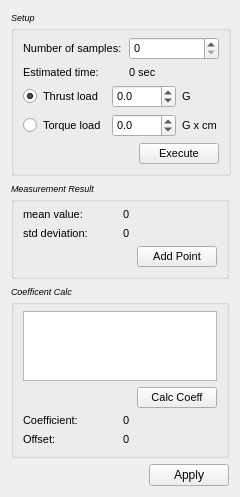
<?xml version="1.0" encoding="UTF-8"?>
<ui version="4.0">
 <class>FormCalibration</class>
 <widget class="QWidget" name="FormCalibration">
  <property name="geometry">
   <rect>
    <x>0</x>
    <y>0</y>
    <width>240</width>
    <height>493</height>
   </rect>
  </property>
  <property name="minimumSize">
   <size>
    <width>240</width>
    <height>0</height>
   </size>
  </property>
  <property name="windowTitle">
   <string>Form</string>
  </property>
  <layout class="QVBoxLayout" name="verticalLayout_4">
   <item>
    <widget class="QGroupBox" name="groupBox">
     <property name="minimumSize">
      <size>
       <width>220</width>
       <height>0</height>
      </size>
     </property>
     <property name="maximumSize">
      <size>
       <width>16777215</width>
       <height>16777215</height>
      </size>
     </property>
     <property name="font">
      <font>
       <pointsize>7</pointsize>
       <italic>true</italic>
      </font>
     </property>
     <property name="title">
      <string>Setup</string>
     </property>
     <layout class="QGridLayout" name="gridLayout">
      <item row="1" column="0">
       <layout class="QGridLayout" name="gridLayout_2">
        <item row="1" column="2">
         <widget class="QLabel" name="label_7">
          <property name="font">
           <font>
            <pointsize>8</pointsize>
            <italic>false</italic>
           </font>
          </property>
          <property name="text">
           <string>G x cm</string>
          </property>
         </widget>
        </item>
        <item row="1" column="0">
         <widget class="QRadioButton" name="radioTorque">
          <property name="font">
           <font>
            <pointsize>8</pointsize>
            <italic>false</italic>
           </font>
          </property>
          <property name="text">
           <string>Torque load</string>
          </property>
         </widget>
        </item>
        <item row="0" column="0">
         <widget class="QRadioButton" name="radioThrust">
          <property name="maximumSize">
           <size>
            <width>16777215</width>
            <height>16777215</height>
           </size>
          </property>
          <property name="font">
           <font>
            <pointsize>8</pointsize>
            <italic>false</italic>
           </font>
          </property>
          <property name="text">
           <string>Thrust load</string>
          </property>
          <property name="checked">
           <bool>true</bool>
          </property>
         </widget>
        </item>
        <item row="0" column="2">
         <widget class="QLabel" name="label_6">
          <property name="font">
           <font>
            <pointsize>8</pointsize>
            <italic>false</italic>
           </font>
          </property>
          <property name="text">
           <string>G</string>
          </property>
         </widget>
        </item>
        <item row="0" column="1">
         <widget class="QDoubleSpinBox" name="doubleThrust">
          <property name="font">
           <font>
            <pointsize>8</pointsize>
            <italic>false</italic>
           </font>
          </property>
          <property name="toolTip">
           <string>value in [-1200,1200 ]</string>
          </property>
          <property name="decimals">
           <number>1</number>
          </property>
          <property name="minimum">
           <double>-1200.000000000000000</double>
          </property>
          <property name="maximum">
           <double>1200.000000000000000</double>
          </property>
          <property name="stepType">
           <enum>QAbstractSpinBox::DefaultStepType</enum>
          </property>
         </widget>
        </item>
        <item row="1" column="1">
         <widget class="QDoubleSpinBox" name="doubleTorque">
          <property name="font">
           <font>
            <pointsize>8</pointsize>
            <italic>false</italic>
           </font>
          </property>
          <property name="toolTip">
           <string>value in [-600, 600 ]</string>
          </property>
          <property name="buttonSymbols">
           <enum>QAbstractSpinBox::UpDownArrows</enum>
          </property>
          <property name="decimals">
           <number>1</number>
          </property>
          <property name="minimum">
           <double>-600.000000000000000</double>
          </property>
          <property name="maximum">
           <double>600.000000000000000</double>
          </property>
          <property name="stepType">
           <enum>QAbstractSpinBox::DefaultStepType</enum>
          </property>
         </widget>
        </item>
       </layout>
      </item>
      <item row="0" column="0">
       <layout class="QFormLayout" name="formLayout">
        <item row="0" column="0">
         <widget class="QLabel" name="label_2">
          <property name="sizePolicy">
           <sizepolicy hsizetype="Preferred" vsizetype="Preferred">
            <horstretch>0</horstretch>
            <verstretch>0</verstretch>
           </sizepolicy>
          </property>
          <property name="minimumSize">
           <size>
            <width>100</width>
            <height>0</height>
           </size>
          </property>
          <property name="font">
           <font>
            <pointsize>8</pointsize>
            <italic>false</italic>
           </font>
          </property>
          <property name="text">
           <string>Number of samples:</string>
          </property>
         </widget>
        </item>
        <item row="0" column="1">
         <widget class="QSpinBox" name="spinNSamples">
          <property name="minimumSize">
           <size>
            <width>60</width>
            <height>0</height>
           </size>
          </property>
          <property name="font">
           <font>
            <pointsize>8</pointsize>
            <italic>false</italic>
           </font>
          </property>
          <property name="toolTip">
           <string>must be &gt; 0</string>
          </property>
          <property name="maximum">
           <number>1000</number>
          </property>
         </widget>
        </item>
        <item row="1" column="0">
         <widget class="QLabel" name="label_4">
          <property name="minimumSize">
           <size>
            <width>100</width>
            <height>0</height>
           </size>
          </property>
          <property name="font">
           <font>
            <pointsize>8</pointsize>
            <italic>false</italic>
           </font>
          </property>
          <property name="text">
           <string>Estimated time:</string>
          </property>
         </widget>
        </item>
        <item row="1" column="1">
         <widget class="QLabel" name="labTime">
          <property name="minimumSize">
           <size>
            <width>80</width>
            <height>0</height>
           </size>
          </property>
          <property name="font">
           <font>
            <pointsize>8</pointsize>
            <italic>false</italic>
           </font>
          </property>
          <property name="text">
           <string>0 sec</string>
          </property>
         </widget>
        </item>
       </layout>
      </item>
      <item row="2" column="0">
       <layout class="QHBoxLayout" name="horizontalLayout_2">
        <item>
         <spacer name="horizontalSpacer">
          <property name="orientation">
           <enum>Qt::Horizontal</enum>
          </property>
          <property name="sizeHint" stdset="0">
           <size>
            <width>40</width>
            <height>20</height>
           </size>
          </property>
         </spacer>
        </item>
        <item>
         <widget class="QPushButton" name="btnExecute">
          <property name="font">
           <font>
            <pointsize>8</pointsize>
            <italic>false</italic>
           </font>
          </property>
          <property name="text">
           <string>Execute</string>
          </property>
         </widget>
        </item>
       </layout>
      </item>
     </layout>
    </widget>
   </item>
   <item>
    <widget class="QGroupBox" name="groupBox_2">
     <property name="sizePolicy">
      <sizepolicy hsizetype="Preferred" vsizetype="Fixed">
       <horstretch>0</horstretch>
       <verstretch>0</verstretch>
      </sizepolicy>
     </property>
     <property name="font">
      <font>
       <pointsize>7</pointsize>
       <italic>true</italic>
      </font>
     </property>
     <property name="title">
      <string>Measurement Result</string>
     </property>
     <layout class="QVBoxLayout" name="verticalLayout">
      <item>
       <layout class="QHBoxLayout" name="horizontalLayout">
        <item>
         <widget class="QLabel" name="label">
          <property name="minimumSize">
           <size>
            <width>70</width>
            <height>0</height>
           </size>
          </property>
          <property name="font">
           <font>
            <pointsize>8</pointsize>
            <italic>false</italic>
           </font>
          </property>
          <property name="text">
           <string>mean value:</string>
          </property>
         </widget>
        </item>
        <item>
         <widget class="QLabel" name="labelMean">
          <property name="font">
           <font>
            <pointsize>8</pointsize>
            <italic>false</italic>
           </font>
          </property>
          <property name="text">
           <string>0</string>
          </property>
         </widget>
        </item>
       </layout>
      </item>
      <item>
       <layout class="QHBoxLayout" name="horizontalLayout_3">
        <item>
         <widget class="QLabel" name="label_5">
          <property name="minimumSize">
           <size>
            <width>70</width>
            <height>0</height>
           </size>
          </property>
          <property name="font">
           <font>
            <pointsize>8</pointsize>
            <italic>false</italic>
           </font>
          </property>
          <property name="text">
           <string>std deviation:</string>
          </property>
         </widget>
        </item>
        <item>
         <widget class="QLabel" name="labelDeviat">
          <property name="font">
           <font>
            <pointsize>8</pointsize>
            <italic>false</italic>
           </font>
          </property>
          <property name="text">
           <string>0</string>
          </property>
         </widget>
        </item>
       </layout>
      </item>
      <item>
       <layout class="QHBoxLayout" name="horizontalLayout_4">
        <item>
         <spacer name="horizontalSpacer_2">
          <property name="orientation">
           <enum>Qt::Horizontal</enum>
          </property>
          <property name="sizeHint" stdset="0">
           <size>
            <width>40</width>
            <height>20</height>
           </size>
          </property>
         </spacer>
        </item>
        <item>
         <widget class="QPushButton" name="btnAddPoint">
          <property name="font">
           <font>
            <pointsize>8</pointsize>
            <italic>false</italic>
           </font>
          </property>
          <property name="text">
           <string>Add Point</string>
          </property>
         </widget>
        </item>
       </layout>
      </item>
     </layout>
    </widget>
   </item>
   <item>
    <widget class="QGroupBox" name="groupBox_3">
     <property name="font">
      <font>
       <pointsize>7</pointsize>
       <italic>true</italic>
      </font>
     </property>
     <property name="title">
      <string>Coefficent Calc</string>
     </property>
     <layout class="QVBoxLayout" name="verticalLayout_3">
      <item>
       <layout class="QVBoxLayout" name="verticalLayout_2">
        <item>
         <widget class="QTableWidget" name="tableWidget">
          <property name="font">
           <font>
            <pointsize>8</pointsize>
            <italic>false</italic>
           </font>
          </property>
          <property name="contextMenuPolicy">
           <enum>Qt::CustomContextMenu</enum>
          </property>
          <property name="showGrid">
           <bool>true</bool>
          </property>
          <attribute name="horizontalHeaderCascadingSectionResizes">
           <bool>false</bool>
          </attribute>
          <attribute name="horizontalHeaderMinimumSectionSize">
           <number>30</number>
          </attribute>
          <attribute name="horizontalHeaderDefaultSectionSize">
           <number>98</number>
          </attribute>
         </widget>
        </item>
        <item>
         <layout class="QHBoxLayout" name="horizontalLayout_5">
          <item>
           <spacer name="horizontalSpacer_3">
            <property name="orientation">
             <enum>Qt::Horizontal</enum>
            </property>
            <property name="sizeHint" stdset="0">
             <size>
              <width>40</width>
              <height>20</height>
             </size>
            </property>
           </spacer>
          </item>
          <item>
           <widget class="QPushButton" name="btnCalcCoeff">
            <property name="font">
             <font>
              <pointsize>8</pointsize>
              <italic>false</italic>
             </font>
            </property>
            <property name="text">
             <string>Calc Coeff</string>
            </property>
           </widget>
          </item>
         </layout>
        </item>
       </layout>
      </item>
      <item>
       <layout class="QHBoxLayout" name="horizontalLayout_6">
        <item>
         <widget class="QLabel" name="label_3">
          <property name="font">
           <font>
            <pointsize>8</pointsize>
            <italic>false</italic>
           </font>
          </property>
          <property name="text">
           <string>Coefficient:</string>
          </property>
         </widget>
        </item>
        <item>
         <widget class="QLabel" name="labelCoeff">
          <property name="font">
           <font>
            <pointsize>8</pointsize>
            <italic>false</italic>
           </font>
          </property>
          <property name="text">
           <string>0</string>
          </property>
         </widget>
        </item>
       </layout>
      </item>
      <item>
       <layout class="QHBoxLayout" name="horizontalLayout_8">
        <item>
         <widget class="QLabel" name="label_8">
          <property name="font">
           <font>
            <pointsize>8</pointsize>
            <italic>false</italic>
           </font>
          </property>
          <property name="text">
           <string>Offset:</string>
          </property>
         </widget>
        </item>
        <item>
         <widget class="QLabel" name="labelOffset">
          <property name="font">
           <font>
            <pointsize>8</pointsize>
            <italic>false</italic>
           </font>
          </property>
          <property name="text">
           <string>0</string>
          </property>
         </widget>
        </item>
       </layout>
      </item>
     </layout>
    </widget>
   </item>
   <item>
    <layout class="QHBoxLayout" name="horizontalLayout_7">
     <item>
      <spacer name="horizontalSpacer_4">
       <property name="orientation">
        <enum>Qt::Horizontal</enum>
       </property>
       <property name="sizeHint" stdset="0">
        <size>
         <width>40</width>
         <height>20</height>
        </size>
       </property>
      </spacer>
     </item>
     <item>
      <widget class="QPushButton" name="btnApply">
       <property name="text">
        <string>Apply</string>
       </property>
      </widget>
     </item>
    </layout>
   </item>
  </layout>
 </widget>
 <resources/>
 <connections/>
</ui>
